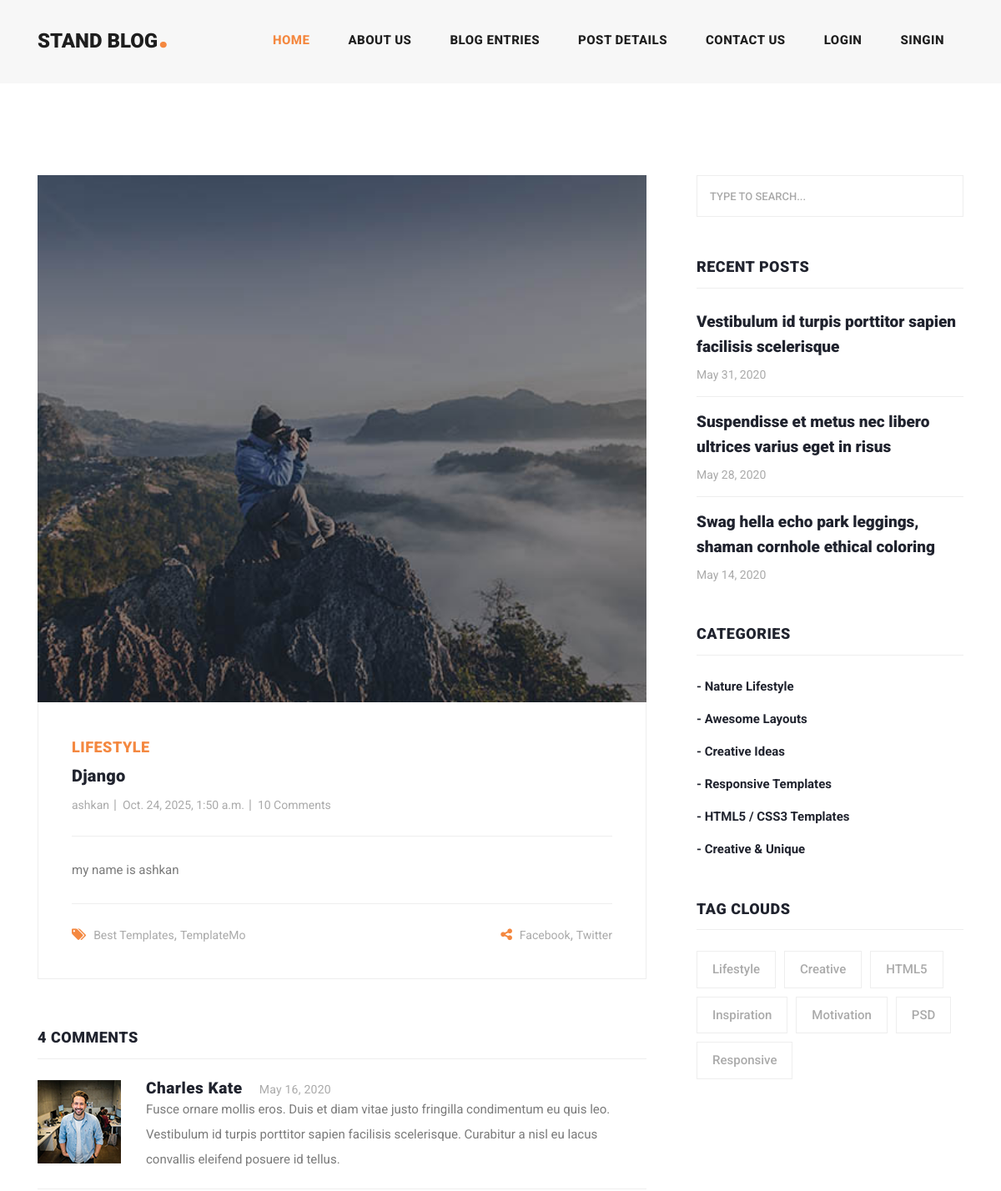
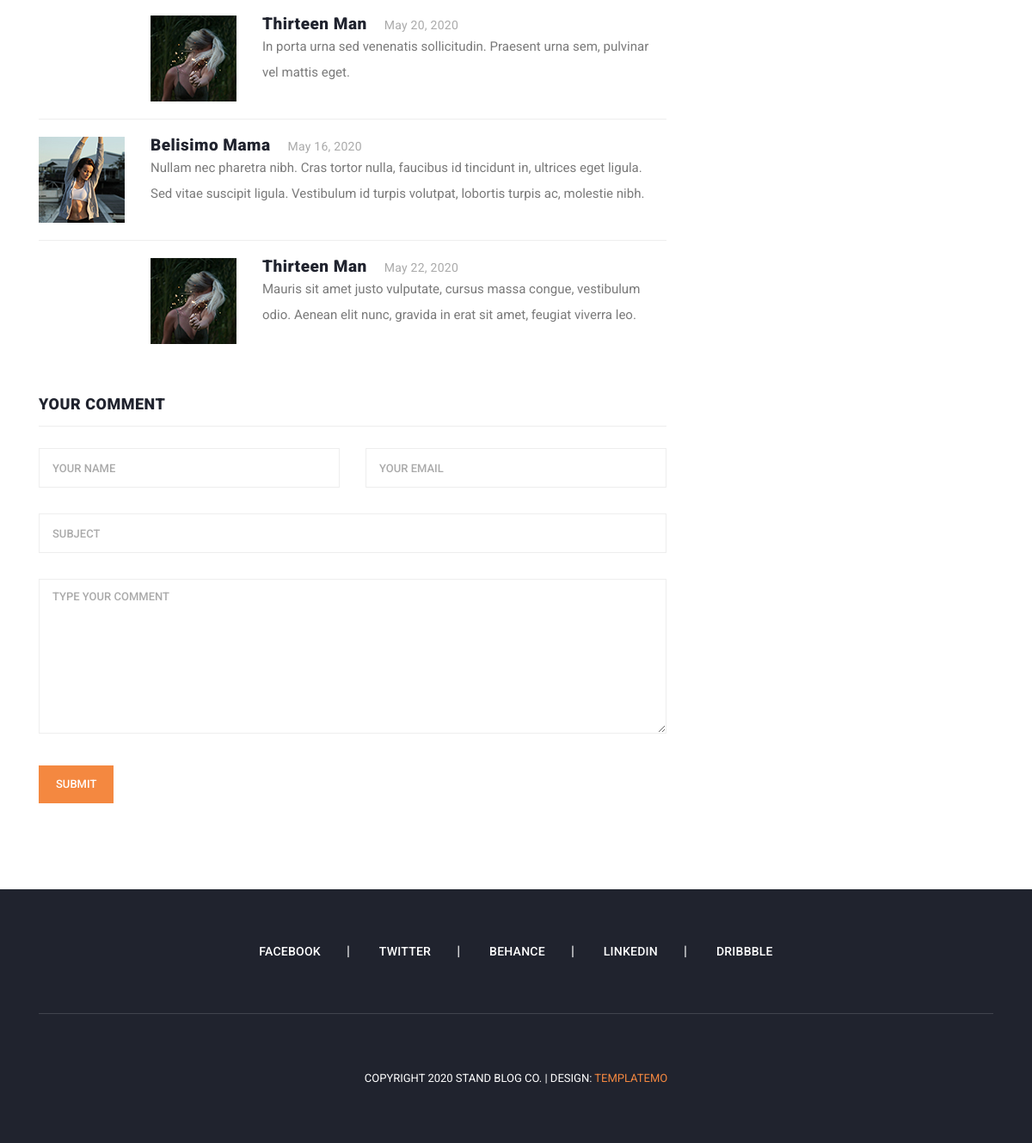
Page /blog/detail/5 on the committed database (2 pictures, top to bottom).
### blog/models.py (models this page shows, shortened)
class artikle(models.Model):
    author = models.ForeignKey(User , on_delete=models.CASCADE)
    title = models.CharField(max_length=10 , unique=True , unique_for_date='pub_date')
    category = models.ManyToManyField(Category)
    body = models.TextField()
    image = models.ImageField(upload_to="images/artikle")
    created_time = models.DateTimeField(auto_now_add=True)
    update_time = models.DateTimeField(auto_now=True)
    pub_date = models.DateField(default=timezone.datetime.now())

### blog/views.py (the view)
# urls.py: path('detail/<int:pk>' , views.show_detail_blog , name="blog"),
def show_detail_blog(request , pk):
    Artikle = artikle.objects.get(id=pk)
    return render(request , 'blog/post_detail.html' , context={'Artikle' :Artikle })

### blog/templates/blog/post_detail.html (shortened to what this page needs)
{% extends "base.html" %}
{% load static %}
{% block content %}
    <div class="heading-page header-text">
    </div>
    <section class="blog-posts grid-system">
      <div class="container">
        <div class="row">
          <div class="col-lg-8">
            <div class="all-blog-posts">
              <div class="row">
                <div class="col-lg-12">
                  <div class="blog-post">
                    <div class="blog-thumb">
                      <img src="{{ Artikle.image.url }}" alt="">
                    </div>
                    <div class="down-content">
                      <span>Lifestyle</span>
                      <a href="post-details.html"><h4>{{ Artikle.title }}</h4></a>
                      <ul class="post-info">
                        <li><a href="#">{{ Artikle.author }}</a></li>
                        <li><a href="#">{{ Artikle.created_time }}</a></li>
                        <li><a href="#">10 Comments</a></li>
                      </ul>
                    <p>
                        {{ Artikle.body }}
                    </p>
                    <div class="post-options">
                        <div class="row">
                          <div class="col-6">
                            <ul class="post-tags">
                              <li><i class="fa fa-tags"></i></li>
                              <li><a href="#">Best Templates</a>,</li>
                              <li><a href="#">TemplateMo</a></li>
                            </ul>
                          </div>
                          <div class="col-6">
                            <ul class="post-share">
                              <li><i class="fa fa-share-alt"></i></li>
                              <li><a href="#">Facebook</a>,</li>
                              <li><a href="#"> Twitter</a></li>
                            </ul>
                          </div>
                        </div>
                      </div>
                    </div>
                  </div>
                </div>
                <div class="col-lg-12">
                  <div class="sidebar-item comments">
                    <div class="sidebar-heading">
                      <h2>4 comments</h2>
                    </div>
                    <div class="content">
                      <ul>
                        <li>
                          <div class="author-thumb">
                            <img src="assets/images/comment-author-01.jpg" alt="">
                          </div>
                          <div class="right-content">
                            <h4>Charles Kate<span>May 16, 2020</span></h4>
                            <p>Fusce ornare mollis eros. Duis et diam vitae justo fringilla condimentum eu quis leo. Vestibulum id turpis porttitor sapien facilisis scelerisque. Curabitur a nisl eu lacus convallis eleifend posuere id tellus.</p>
                          </div>
                        </li>
                        <li class="replied">
                          <div class="author-thumb">
                            <img src="assets/images/comment-author-02.jpg" alt="">
                          </div>
                          <div class="right-content">
                            <h4>Thirteen Man<span>May 20, 2020</span></h4>
                            <p>In porta urna sed venenatis sollicitudin. Praesent urna sem, pulvinar vel mattis eget.</p>
                          </div>
                        </li>
                        <li>
                          <div class="author-thumb">
                            <img src="assets/images/comment-author-03.jpg" alt="">
                          </div>
                          <div class="right-content">
                            <h4>Belisimo Mama<span>May 16, 2020</span></h4>
                            <p>Nullam nec pharetra nibh. Cras tortor nulla, faucibus id tincidunt in, ultrices eget ligula. Sed vitae suscipit ligula. Vestibulum id turpis volutpat, lobortis turpis ac, molestie nibh.</p>
                          </div>
                        </li>
                        <li class="replied">
                          <div class="author-thumb">
                            <img src="assets/images/comment-author-02.jpg" alt="">
                          </div>
                          <div class="right-content">
                            <h4>Thirteen Man<span>May 22, 2020</span></h4>
                            <p>Mauris sit amet justo vulputate, cursus massa congue, vestibulum odio. Aenean elit nunc, gravida in erat sit amet, feugiat viverra leo.</p>
                          </div>
                        </li>
                      </ul>
                    </div>
                  </div>
                </div>
                <div class="col-lg-12">
                  <div class="sidebar-item submit-comment">
                    <div class="sidebar-heading">
                      <h2>Your comment</h2>
                    </div>
                    <div class="content">
                      <form id="comment" action="#" method="post">
                        <div class="row">
                          <div class="col-md-6 col-sm-12">
                            <fieldset>
                              <input name="name" type="text" id="name" placeholder="Your name" required="">
                            </fieldset>
                          </div>
                          <div class="col-md-6 col-sm-12">
                            <fieldset>
                              <input name="email" type="text" id="email" placeholder="Your email" required="">
                            </fieldset>
                          </div>
                          <div class="col-md-12 col-sm-12">
                            <fieldset>
                              <input name="subject" type="text" id="subject" placeholder="Subject">
                            </fieldset>
                          </div>
                          <div class="col-lg-12">
                            <fieldset>
                              <textarea name="message" rows="6" id="message" placeholder="Type your comment" required=""></textarea>
                            </fieldset>
                          </div>
                          <div class="col-lg-12">
                            <fieldset>
                              <button type="submit" id="form-submit" class="main-button">Submit</button>
                            </fieldset>
                          </div>
                        </div>
                      </form>
                    </div>
                  </div>
                </div>
              </div>
            </div>
          </div>
          <div class="col-lg-4">
            <div class="sidebar">
              <div class="row">
                <div class="col-lg-12">
                  <div class="sidebar-item search">
                    <form id="search_form" name="gs" method="GET" action="#">
                      <input type="text" name="q" class="searchText" placeholder="type to search..." autocomplete="on">
                    </form>
                  </div>
                </div>
                <div class="col-lg-12">
                  <div class="sidebar-item recent-posts">
                    <div class="sidebar-heading">
                      <h2>Recent Posts</h2>
                    </div>
                    <div class="content">
                      <ul>
                        <li><a href="post-details.html">
                          <h5>Vestibulum id turpis porttitor sapien facilisis scelerisque</h5>
                          <span>May 31, 2020</span>
                        </a></li>
                        <li><a href="post-details.html">
                          <h5>Suspendisse et metus nec libero ultrices varius eget in risus</h5>
                          <span>May 28, 2020</span>
                        </a></li>
                        <li><a href="post-details.html">
                          <h5>Swag hella echo park leggings, shaman cornhole ethical coloring</h5>
                          <span>May 14, 2020</span>
                        </a></li>
                      </ul>
                    </div>
                  </div>
                </div>
                <div class="col-lg-12">
                  <div class="sidebar-item categories">
                    <div class="sidebar-heading">
                      <h2>Categories</h2>
                    </div>
                    <div class="content">
                      <ul>
                        <li><a href="#">- Nature Lifestyle</a></li>
                        <li><a href="#">- Awesome Layouts</a></li>
                        <li><a href="#">- Creative Ideas</a></li>
                        <li><a href="#">- Responsive Templates</a></li>
                        <li><a href="#">- HTML5 / CSS3 Templates</a></li>
                        <li><a href="#">- Creative &amp; Unique</a></li>
                      </ul>
                    </div>
                  </div>
                </div>
                <div class="col-lg-12">
                  <div class="sidebar-item tags">
                    <div class="sidebar-heading">
                      <h2>Tag Clouds</h2>
                    </div>
                    <div class="content">
                      <ul>
                        <li><a href="#">Lifestyle</a></li>
                        <li><a href="#">Creative</a></li>
                        <li><a href="#">HTML5</a></li>
                        <li><a href="#">Inspiration</a></li>
                        <li><a href="#">Motivation</a></li>
                        <li><a href="#">PSD</a></li>
                        <li><a href="#">Responsive</a></li>
                      </ul>
                    </div>
                  </div>
                </div>
              </div>
            </div>
          </div>
        </div>
      </div>
    </section>
{% endblock content %}

### rows in the picture
artikle: image (picture), title "Django", author "ashkan", created_time "Oct. 24, 2025, 1:50 a.m.", body "my name is ashkan"
